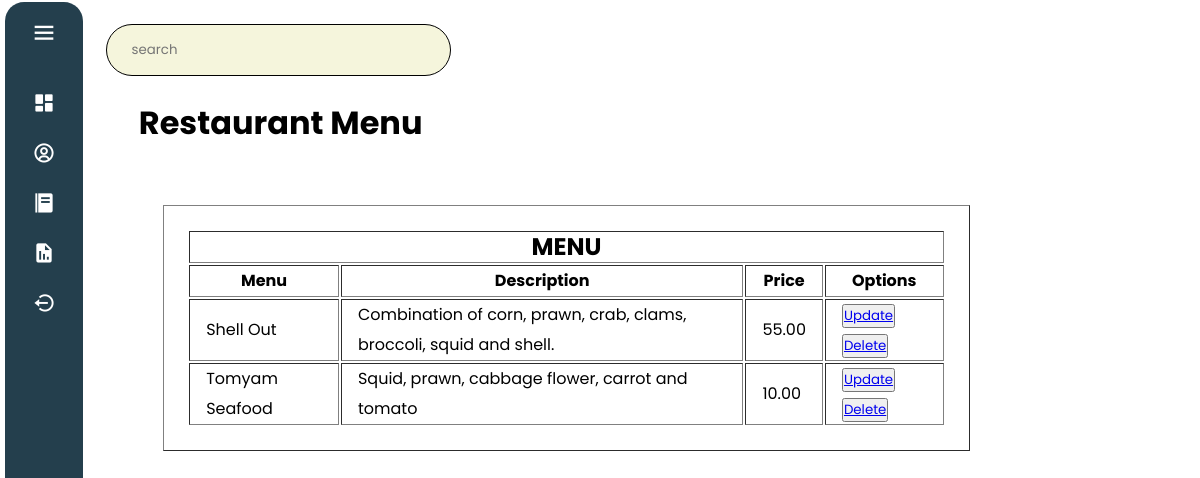
Screenshot of /PHP/RO_HomePage.php (signed in) with the database file from the repository.
### tables this page shows
CREATE TABLE `RestaurantMenu`(
    `RM_ID` INT AUTO_INCREMENT,
    `Rest_ID` INT,
    `RM_MenuName` VARCHAR(30),
    `RM_Description` VARCHAR(700),
    `RM_Price` DECIMAL(65,2),
    PRIMARY KEY (`RM_ID`)
);

### PHP/RO_HomePage.php (the view, shortened to what this page needs)
<?php
    include_once 'C:\xampp\htdocs\Foody\Database\db.php';
?>
<!DOCTYPE html>
<html lang="en">
<head>
    <link rel="stylesheet" href="CSS/HomePage.css"/>
</head>
<body>
    <?php include "./RO_Navigationbar.php" ?>
    <div class="bar">
        <form action="" class="search-bar">
            <input type="text" placeholder="search" name="searchBar">
        </form>
        <h1><i class="fa-solid fa-chart-line"></i>Restaurant Menu</h1>
    </div>
    <?php
                        $query1 = "SELECT * FROM restaurantmenu WHERE Rest_ID = '{$_SESSION["RO_login"]}'";
                        $result = mysqli_query($con, $query1);
            ?>
                        <table border="1px" style="width: 70%; line-height:30px;">
                            <tr>
                                <th colspan=4><h2>MENU</h2></th>
                            </tr>
                            <t>
                                <th>Menu </th>
                                <th>Description</th>
                                <th>Price</th>
                                <th>Options</th>
                            </t>
                            <?php
                                if ($result->num_rows > 0) {
                                    while($row = $result->fetch_assoc()) {
                                        $id = $row['RM_ID'];
                                        $menu = $row['RM_MenuName'];
                                        $description = $row['RM_Description'];
                                        $price = $row['RM_Price'];
                                        echo
                                        '<tr>
                                            <td style="padding: 0 1rem">'.$menu.'</td>
                                            <td style="padding: 0 1rem">'.$description.'</td>
                                            <td style="padding: 0 1rem">'.$price.'</td>
                                            <td style="padding: 0 1rem">
                                                <button><a href= "RO_UpdateMenu.php?viewid='.$id.'">Update</a></button>
                                                <button><a href= "RO_DeleteMenu.php?deleteid='.$id.'">Delete</a></button>
                                            </td>
                                        </tr>';
                                    }
                                }
                            ?>
                        </table><br><br>
</body>
</html>

### PHP/CSS/HomePage.css (style rules this page uses)
html { overflow-y: scroll; overflow-x:hidden; }
body { font-family: 'Poppins', sans-serif; }
.search-bar { width: 30%; max-width: 700%; background-color: beige; border: 1px solid black; border-radius: 2rem; display: flex; align-items: center; padding: 10px 20px; margin-left: 5%; }
.search-bar input { background: transparent; flex: 1; border: 0; outline: none; padding: 5px; }
h1 { padding-top: 2%; padding-left: 6%; }
h1 i { padding-right: 2%; }
table { margin-left: 10%; margin-top: 5%; padding: 2%; height: 10%; }

### PHP/CSS/RO_Navigation.css (style rules this page uses)
* { margin:0; padding:0; box-sizing: border-box; font-family: 'Poppins',sans-serif; }
body { position: relative; min-height: 100vh; width: 100%; overflow: hidden; }

### PHP/RO_HomePage.php (style rules this page uses)
body { margin-left: 2%; padding: 2%; }

### rows the page displays
restaurantmenu: RM_MenuName "Shell Out", RM_Description "Combination of corn, prawn, crab, clams, broccoli, squid and shell.", RM_Price "55.00"
restaurantmenu: RM_MenuName "Tomyam Seafood", RM_Description "Squid, prawn, cabbage flower, carrot and tomato", RM_Price "10.00"
